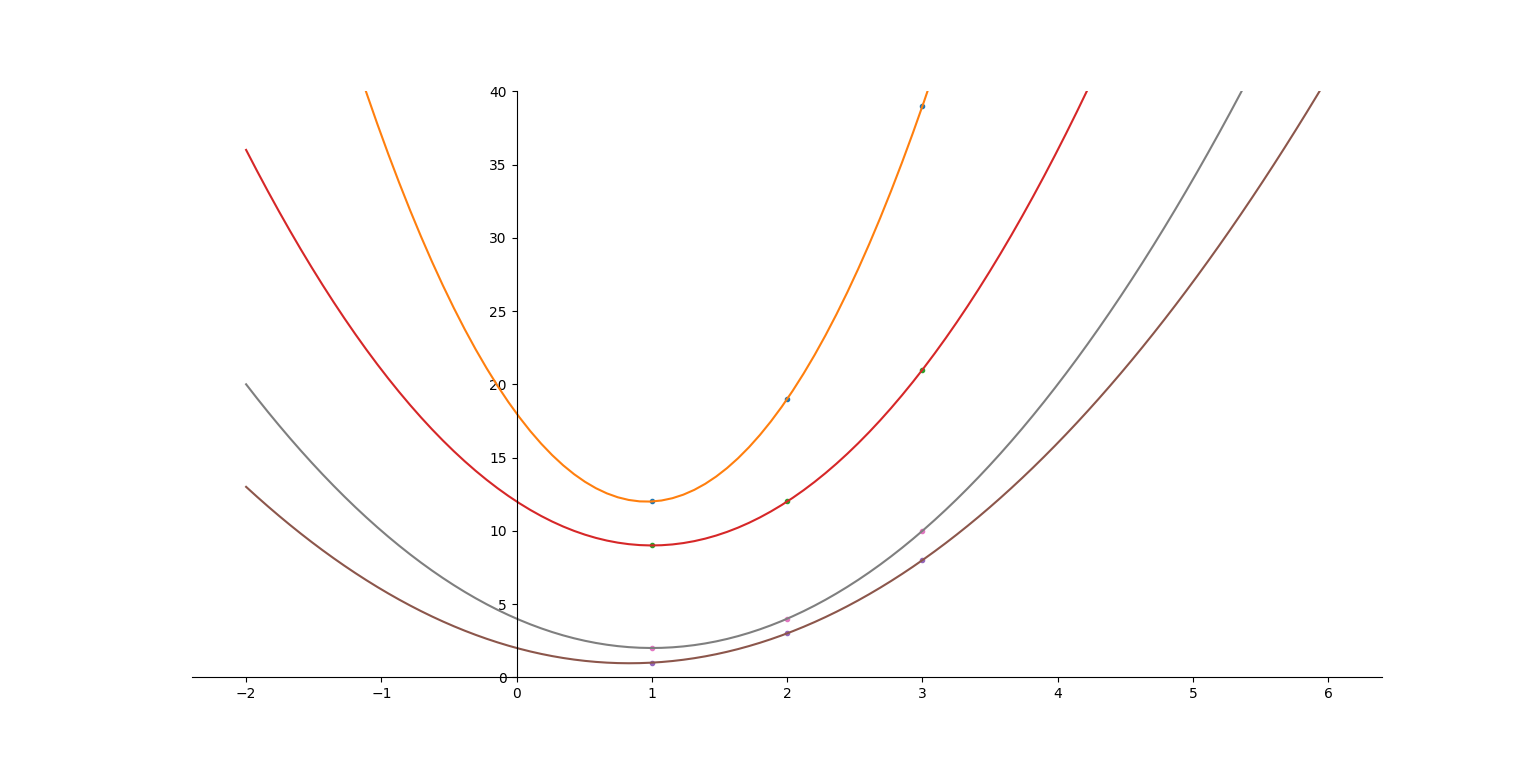

The Python source for this figure:
import numpy as np
import matplotlib.pyplot as plt

class Person:
	def __init__(self, personenID, x):
		self.personenID = personenID
		self.a = list()
		self.x = x
		self.y = np.zeros(teilnehmer)
		self.a.append(float(input("Geheimnis: ")))
		for i in range(teilnehmer-1):
			self.a.append(float(input(f"Koeffizient a{i+1}: ")))
		for i in range(teilnehmer):
			for j in range(len(self.x)):
				self.y[i]+=self.a[j]*self.x[i]**j
		for i in range(teilnehmer):
			print(f"Punkt für Teilnehmer {i+1}: x{i+1} = {self.x[i]}, y{i+1} = {self.y[i]}")
	
	def brechneAddierterPunkt(self, y1, y2):
		self.addierterPunkt = self.y[self.personenID-1] + y1 + y2
		print(self.addierterPunkt)

teilnehmer = int(input("Teilnehmer: "))
x = np.arange(1, teilnehmer+1)
p1 = Person(x[0], x)
p2 = Person(x[1], x)
p3 = Person(x[2], x)
p1.brechneAddierterPunkt(p2.y[0], p3.y[0])
p2.brechneAddierterPunkt(p1.y[1], p3.y[1])
p3.brechneAddierterPunkt(p1.y[2], p2.y[2])
y = np.array([p1.addierterPunkt, p2.addierterPunkt, p3.addierterPunkt])

berechnetes_geheimnis = 0
for i in range(teilnehmer):
	lagrange = 1
	for j in range(teilnehmer):
		if i != j:
			print(f"((0 - {x[j]})/({x[i]} - {x[j]})) * ", end = '')
			lagrange *= (0 - x[j])/(x[i] - x[j])
	print(f"{y[i]} = {lagrange * y[i]}")
	berechnetes_geheimnis += lagrange * y[i]
print(f"Berechnetes Geheimnis: {berechnetes_geheimnis}")


p_poly = np.poly1d(np.polyfit(x, y, teilnehmer-1))
p1_poly = np.poly1d(np.polyfit(p1.x, p1.y, teilnehmer-1))
p2_poly = np.poly1d(np.polyfit(p2.x, p2.y, teilnehmer-1))
p3_poly = np.poly1d(np.polyfit(p3.x, p3.y, teilnehmer-1))
x_plot = np.linspace(-2, 6, 100)
fig = plt.figure()
ax = fig.add_subplot(1, 1, 1)
ax.spines['left'].set_position(('data', 0.0))
ax.spines['bottom'].set_position(('data', 0.0))
ax.spines['right'].set_color('none')
ax.spines['top'].set_color('none')
_ = plt.plot(x, y, '.', x_plot, p_poly(x_plot), '-')
_ = plt.plot(p1.x, p1.y, '.', x_plot, p1_poly(x_plot), '-')
_ = plt.plot(p2.x, p2.y, '.', x_plot, p2_poly(x_plot), '-')
_ = plt.plot(p3.x, p3.y, '.', x_plot, p3_poly(x_plot), '-')
plt.ylim(0, 40)
plt.show()
